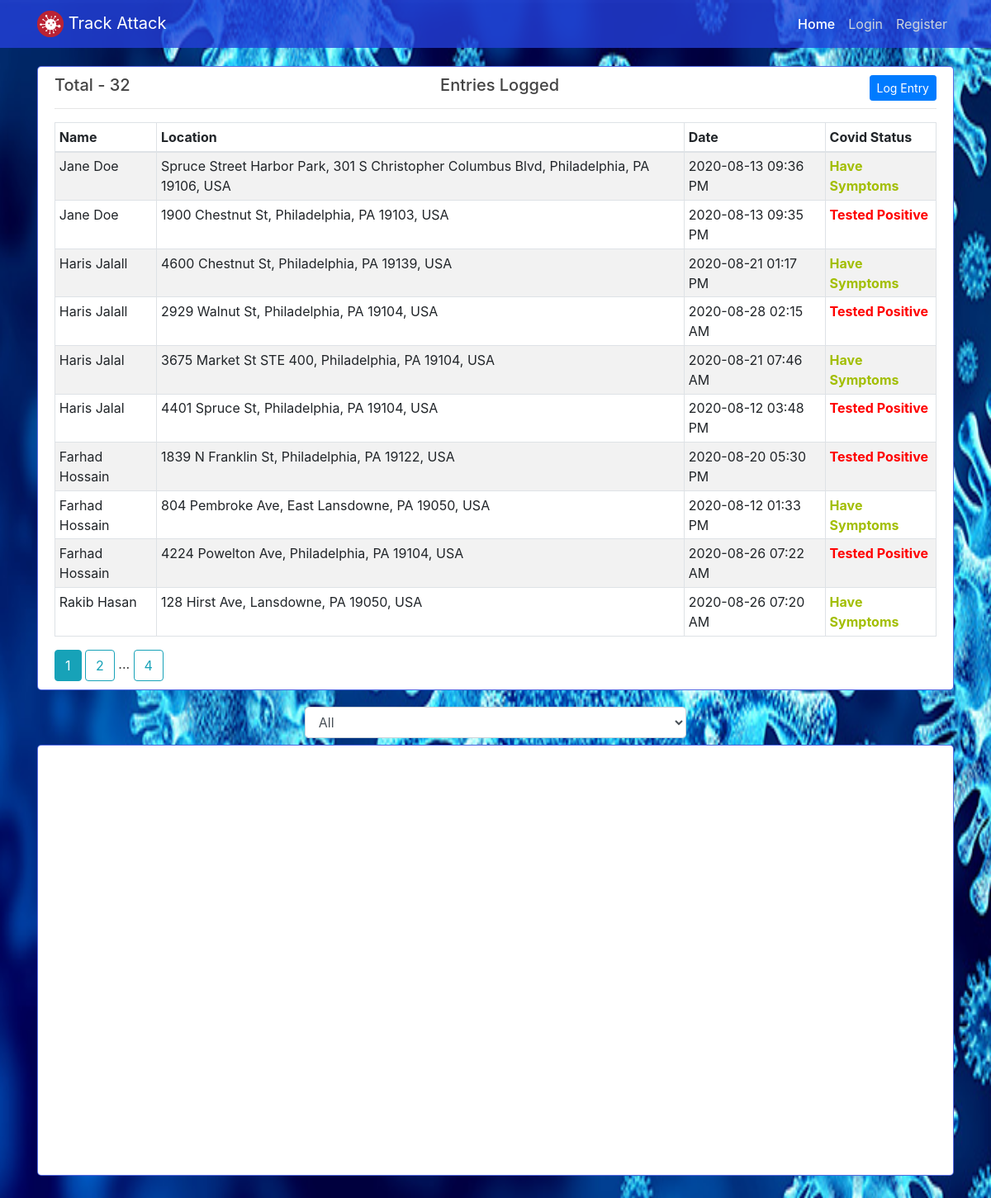
The page / on the database its author committed.
### app/models.py (models this page shows, shortened)
class Entry(db.Model):
    id = db.Column(db.Integer, primary_key=True)
    full_name = db.Column(db.String(30))
    date_posted = db.Column(db.DateTime, nullable=False, default=datetime.utcnow)
    visited_date_time = db.Column(db.DateTime, nullable=False, default=datetime.utcnow)
    age = db.Column(db.Integer)
    last_visited_location = db.Column(db.String(100))
    last_visited_location_lat = db.Column(db.String(100))
    last_visited_location_long = db.Column(db.String(100))
    covid_status = db.Column(db.Integer, default=0)
    user_id = db.Column(db.Integer, db.ForeignKey('user.id'), nullable=False)

### app/main/routes.py (the view)
@main.route("/")
def home():
    total_entries =  Entry.query.count()
    users = User.query.all()
    page = request.args.get('page', 1, type=int)
    entries = Entry.query.filter(or_(Entry.covid_status == 2, Entry.covid_status == 1)).order_by(Entry.date_posted.desc()).paginate(page=page, per_page=app.config['PAGINATION_PER_PAGE'])
    return render_template("home.html", title="Home", entries=entries, total_entries=total_entries, users=users)

### app/templates/home.html (shortened to what this page needs)
{% extends "layout.html" %}
{% set active_page = 'home_page' %}
{% block content %}
<div class="col-md-12">
    <div class="content-section">
        {% if entries.items|length > 0 %}
        <h5 class="text-center mb-3"><span style="float: left;">Total - {{ total_entries }}</span>Entries Logged
            <span style="float: right;"><a href="{{ url_for('users.log_entry') }}" class="btn btn-primary btn-sm">Log
                    Entry</a></span></h5>
        <hr>
        <table id="tableListCovidUser" class="table table-bordered table-striped table-sm table-hover">
            <thead>
                <tr>
                    <th>Name</th>
                    <th>Location</th>
                    <th>Date</th>
                    <th>Covid Status</th>
                </tr>
            </thead>
            <tbody>
                {% for entry in entries.items %}
                <tr>
                    <td>{{ entry.full_name }}</td>
                    <td>{{ entry.last_visited_location }}</td>
                    <td>{{ entry.visited_date_time.strftime("%Y-%m-%d %I:%M %p") }}</td>
                    <td>{% if entry.covid_status == 2 %}
                        <b style="color: rgb(255, 0, 0);">Tested Positive</b>
                        {% else %}
                        <b style="color: rgb(162, 190, 0);">Have Symptoms</b>
                        {% endif %}</td>
                </tr>
            {% endfor %}
            </tbody>
        </table>
            <div id="paginationDiv">
            {% for page_num in entries.iter_pages(left_edge=1, right_edge=1, left_current=1, right_current=2) %}
                {% if page_num %}
                    {% if  entries.page == page_num %}
                        <a class="btn btn-info" href="{{ url_for('main.home', page=page_num) }}">{{ page_num }}</a>
                    {% else %}
                        <a class="btn btn-outline-info" href="{{ url_for('main.home', page=page_num) }}">{{ page_num }}</a>
                    {% endif %}
                    {% else %}
                    ...
                {% endif %}
            {% endfor %}
            </div>
        {% else %}
        <h5 class="text-center">Oops! Not enough data to show!</h5>
        <div class="text-center">
            <a href="{{ url_for('users.log_entry') }}" class="btn btn-primary">Log Entry Now</a>
        </div>
        {% endif %}
    </div>
</div>
{% endblock content %}
{% block map %}
<div class="col-md-12 mb-2">
    <select class="form-control col-md-5 mx-auto mb-2" id="selectUser">
        <option value="user-0">All</option>
    </select>
    <div class="content-section">
        <div id="map" style="width: 100%; height: 500px"></div>
    </div>
</div>
{% endblock map %}

### app/static/main.css (style rules this page uses)
body { color: #333333; background-image: url("images/Coronavirus.png"); background-repeat: no-repeat; background-attachment: fixed; background-position: center; background-size: 100% 100%; margin-top: 5rem; }
h1, h2, h3, h4, h5, h6 { color: #444444; }
.content-section { background: #ffffff; padding: 10px 20px; border: 1px solid #2540dbc7; border-radius: 5px; margin-bottom: 20px; }

### rows shown on the page
Entry: full_name "Jane Doe", last_visited_location "Spruce Street Harbor Park, 301 S Christopher Columbus Blvd, Philadelphia, PA 19106, USA", visited_date_time "2020-08-13 09:36 PM", covid_status "Have Symptoms"
Entry: full_name "Jane Doe", last_visited_location "1900 Chestnut St, Philadelphia, PA 19103, USA", visited_date_time "2020-08-13 09:35 PM", covid_status "Tested Positive"
Entry: full_name "Haris Jalall", last_visited_location "4600 Chestnut St, Philadelphia, PA 19139, USA", visited_date_time "2020-08-21 01:17 PM", covid_status "Have Symptoms"
Entry: full_name "Haris Jalall", last_visited_location "2929 Walnut St, Philadelphia, PA 19104, USA", visited_date_time "2020-08-28 02:15 AM", covid_status "Tested Positive"
Entry: full_name "Haris Jalal", last_visited_location "3675 Market St STE 400, Philadelphia, PA 19104, USA", visited_date_time "2020-08-21 07:46 AM", covid_status "Have Symptoms"
Entry: full_name "Haris Jalal", last_visited_location "4401 Spruce St, Philadelphia, PA 19104, USA", visited_date_time "2020-08-12 03:48 PM", covid_status "Tested Positive"
Entry: full_name "Farhad Hossain", last_visited_location "1839 N Franklin St, Philadelphia, PA 19122, USA", visited_date_time "2020-08-20 05:30 PM", covid_status "Tested Positive"
Entry: full_name "Farhad Hossain", last_visited_location "804 Pembroke Ave, East Lansdowne, PA 19050, USA", visited_date_time "2020-08-12 01:33 PM", covid_status "Have Symptoms"
Entry: full_name "Farhad Hossain", last_visited_location "4224 Powelton Ave, Philadelphia, PA 19104, USA", visited_date_time "2020-08-26 07:22 AM", covid_status "Tested Positive"
Entry: full_name "Rakib Hasan", last_visited_location "128 Hirst Ave, Lansdowne, PA 19050, USA", visited_date_time "2020-08-26 07:20 AM", covid_status "Have Symptoms"

### other values the page prints
{{ total_entries }} "32"
{{ page_num }} "1"
{{ page_num }} "2" "4"
